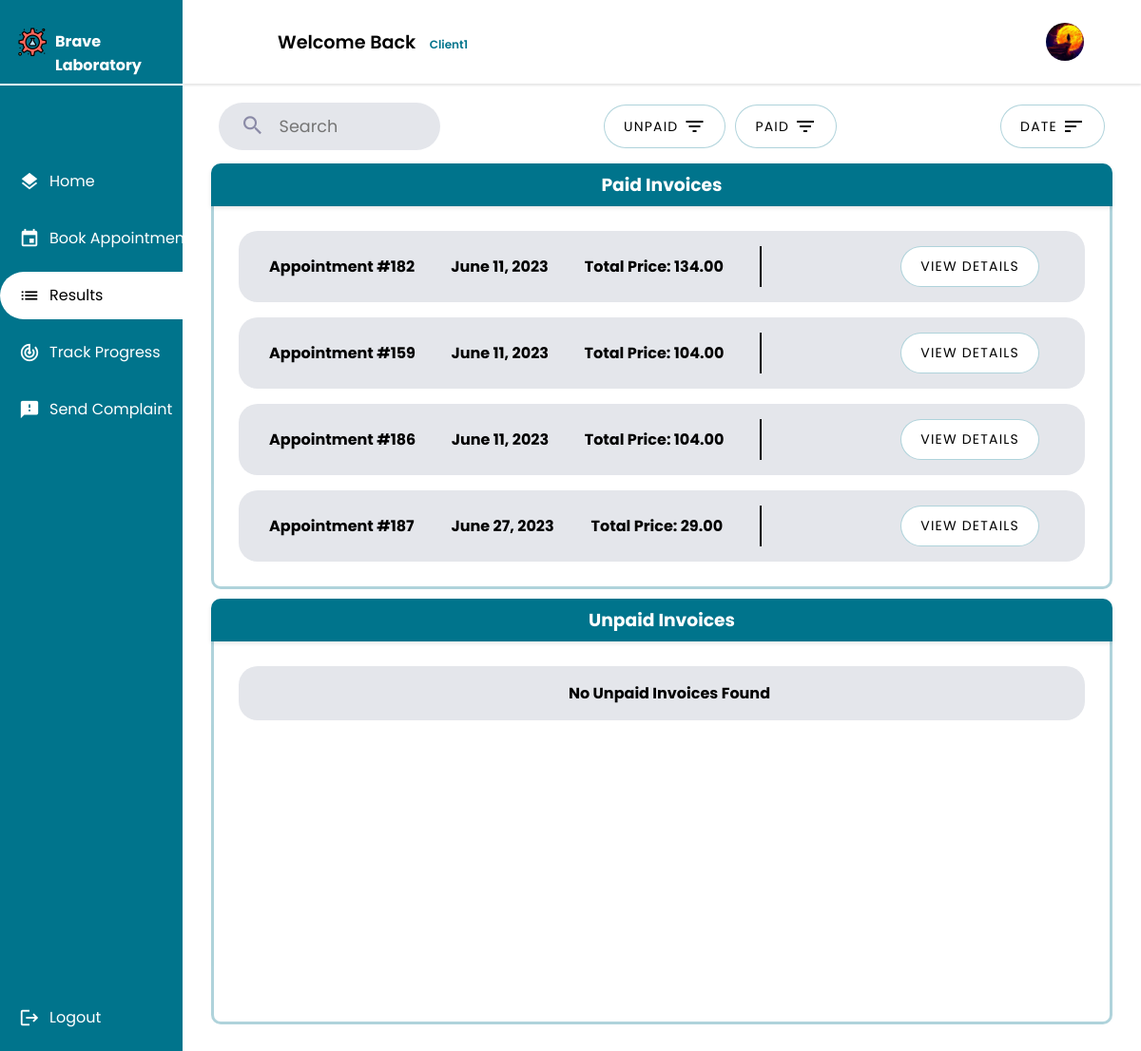
Page /client/results/ (signed in) on the committed database.
### client/models.py (models this page shows, shortened)
class Client(models.Model):
    GENDERS =[
        ('M','Male'),
        ('F','Female')
    ]
    BLOOD_TYPES = [
        ('A+', 'A+'),
        ('A-', 'A-'),
        ('B+', 'B+'),
        ('B-', 'B-'),
        ('AB+', 'AB+'),
        ('AB-', 'AB-'),
        ('O+', 'O+'),
        ('O-', 'O-')
    ]
    user = models.OneToOneField(User, primary_key = True, on_delete=models.CASCADE)
    phone_number = models.CharField(max_length=10,validators=[phone_regex])
    gender = models.CharField(max_length = 1 ,choices = GENDERS)
    address = models.CharField(max_length=50)
    policy = models.BooleanField(default = False)
    profile_pic = models.ImageField(default="default.png", upload_to="profile_pics")
    date_of_birth = models.DateField(default='2003-03-08')
    tests_made = models.PositiveIntegerField(default=0)
    blood_type = models.CharField(max_length=3, choices=BLOOD_TYPES,null=True,blank=True)
    class Meta():
        db_table = 'auth_client'

### main_home/models.py (models this page shows, shortened)
class Invoice(models.Model):
    PRE_PAY = 'PP'
    ON_RECEIVE = 'OR'
    PAYMENT_CHOICES = [
        (PRE_PAY, 'Pre-Pay'),
        (ON_RECEIVE, 'On-Receive'),
    ]
    report = models.OneToOneField(Report, on_delete=models.CASCADE)
    creation_time = models.DateField(auto_now_add=True)
    total_price = models.DecimalField(max_digits=10, decimal_places=2)
    payment_status = models.BooleanField(default=False)
    client = models.ForeignKey(Client, on_delete=models.CASCADE)
    laboratory = models.ForeignKey(Laboratory, on_delete=models.CASCADE)
    class Meta:
        db_table = 'invoice'

class Report(models.Model):
    test_result = models.OneToOneField(TestResult, on_delete=models.CASCADE)
    creation_time = models.DateTimeField(auto_now_add=True)
    description = models.CharField(max_length=100000, null=True, blank=True)
    class Meta:
        db_table = 'report'

class TestResult(models.Model):
    request = models.OneToOneField(AnalysisRequest, on_delete=models.CASCADE)
    creation_time = models.DateTimeField(auto_now_add=True)
    duration = models.DurationField(null=True, blank=True)
    approved = models.BooleanField(default=False)
    class Meta:
        db_table = 'test_result'

class AnalysisRequest(models.Model):
    PENDING = 'pending'
    WORKING_ON = 'working-on'
    FINISHED = 'finished'
    STATUS_CHOICES = [
        (PENDING, 'Pending'),
        (WORKING_ON, 'Working On'),
        (FINISHED, 'Finished'),
    ]
    appointment = models.OneToOneField(Appointment, on_delete=models.CASCADE)
    nurse = models.ForeignKey(Nurse, on_delete=models.CASCADE)
    tests = models.ManyToManyField(Test, blank=True)
    creation_time = models.DateTimeField(auto_now_add=True)
    start_time = models.DateTimeField(null=True, blank=True)
    finish_time = models.DateTimeField(null=True, blank=True)
    accepted = models.BooleanField(default=False)
    finished = models.BooleanField(default=False)
    status =  models.CharField(max_length=45, choices=STATUS_CHOICES, default=PENDING)
    class Meta:
        db_table = 'analysis_request'

class Appointment(models.Model):
    UPCOMING = 'Upcoming'
    TOMORROW = 'Tommorow'
    TODAY = 'Today'
    OVERDUE = 'Overdue'
    STATUS_CHOICES = [
        (UPCOMING, 'Upcoming'),
        (TOMORROW, 'Tommorow'),
        (TODAY, 'Today'),
        (OVERDUE, 'Overdue'),
    ]
    client = models.ForeignKey(Client, on_delete=models.CASCADE)
    tests_requested = models.ManyToManyField(TestOffered, blank=True)
    date = models.DateField(validators=[validate_date_not_past])
    description = models.CharField(max_length=1000,blank=True)
    document = models.ImageField(null=True,blank=True,upload_to='medical_documents')
    total_price = models.DecimalField(max_digits=10, decimal_places=2)
    payment_status = models.BooleanField(default=False)
    arrived = models.BooleanField(default=False)
    cancelled = models.BooleanField(default=False)
    performed = models.BooleanField(default=False)
    urgent = models.BooleanField(default=False)
    class Meta:
        db_table = 'appointment'

### client/views.py (the view, shortened to what this page needs)
# urls.py: path("results/",views.result_list,name="test_result_list"),
@login_required
@permission_required('client.view_client', raise_exception=True)
def result_list(request):
    test_result = Invoice.objects.all().order_by('creation_time')
    if not (request.GET.get('date')) :
        sort_date = 'True'
    invoices = test_result.filter(client=request.user.client, payment_status=True).all()
    unpaid_invoices = test_result.filter(client=request.user.client, payment_status=False).all()
    state = request.GET.get('state')
    if state != "all" :
        if state == "unpaid" :
            context = {
                'unpaid_invoices': unpaid_invoices,
                'sort_date':sort_date,
                'state':state,
            }
            return render(request,'client/result/result_list.html',context)
        if state == "paid" :
            context = {
                'invoices': invoices,
                'sort_date':sort_date,
                'state':state,
            }
            return render(request,'client/result/result_list.html',context)
    state = 'all'
    context = {
        'invoices': invoices,
        'unpaid_invoices': unpaid_invoices,
        'sort_date':sort_date,
        'state':state,
    }
    return render(request,'client/result/result_list.html', context)

### client/templates/client/result/result_list.html (shortened to what this page needs)
{% extends 'client/client.html' %}
{% load static %}
{% block main %}
<div class="Container">
    <div class="header ">
        <div class="search">
            <form class="search-bar" method="post" >
                <button type="submit" name="search">
                    <span class="material-icons search-icon">
                        </span>
                </button>
                <input class="search-bar-input" id="search" name="search" placeholder="Search" required="" type="text">
            </form>
        </div>
        <div class="header ">
            <div class="nurse">
            <a href="{% url "client_result_list" %}?state=unpaid">
                <button class="list-button filter">
                    <span>Unpaid</span>
                    <span class="material-icons">filter_list</span>
                </button>
            </a>
            <a href="{% url "client_result_list" %}?state=paid">
                    <button class="list-button filter">
                    <span>Paid</span>
                    <span class="material-icons">filter_list</span>
                </button>
            </a>
            </div>
        </div>
        <div class="nurse">
            <a href="{% url "client_result_list" %}?date={{sort_date}}&state={{state}}">
                <button class="list-button filter">
                    <span>Date</span>
                    <span class="material-icons">sort</span>
                </button>
            </a>
        </div>
    </div>
    {% if invoices is not None %}
    {% if invoices %}
    <div class="userlistcl">
            <div class="infoheadercl">
                <h3>Paid Invoices</h3>
            </div>
        <div class="userscontianercl">
            <div class= "scrollcl">
                <ul>
                {% for invoice in invoices %}
                <li class="app1">
                    <span><strong>Appointment #{{ invoice.report.test_result.request.appointment.id }}</strong></span>
                    <span><strong>{{ invoice.creation_time }}</strong></span>
                    <span><strong>Total Price: {{ invoice.total_price }}</strong></span>
                    <div class="buttons">
                        <button class="list-button"><a class="list-links" href="{% url 'client_result_detail' invoice.id  %}">View Details</a></button>
                    </div>
                </li>
                {% endfor %}
                </ul>
            </div>
        </div>
    </div>
    {% endif %}
    {% endif %}
        {% if unpaid_invoices is not None %}
        {% if unpaid_invoices %}
        <div class="userlistcl">
                    <div class="infoheadercl">
                        <h3>Unpaid Invoices</h3>
                    </div>
            <div class="userscontianercl">
                <div class= "scrollcl">
                    <ul>
                        {% for invoice in unpaid_invoices %}
                        <li class="app1">
                            <span><strong>Appointment #{{ invoice.report.test_result.request.appointment.id }}</strong></span>
                            <span><strong>{{ invoice.creation_time }}</strong></span>
                            <span><strong>Total Price: {{ invoice.total_price }}</strong></span>
                            <div class="buttons">
                                <button class="list-button"><a class="list-links" href="{% url 'online_pay' invoice.id  %}">Online Pay</a></button>
                            </div>
                        </li>
                        {% endfor %}
                    </ul>
                </div>
            </div>
        </div>
        {% else %}
        <div class="userlistcl">
            <div class="infoheadercl">
                <h3>Unpaid Invoices</h3>
                </div>
            <div class="userscontianercl">
                <div class= "scrollcl">
                    <ul class="lists">
                        <li class="app1">
                            <span><strong>No Unpaid Invoices Found</strong></span>
                        </li>
                    </ul>
                </div>
            </div>
        </div>
        {% endif %}
        {% endif %}
</div>
{% endblock main %}

### main_home/templates/main_home/actors_base.html (shortened to what this page needs)
{% extends 'main_home/base.html' %}
{% load static %}
{% block css %}
        <link rel="stylesheet" href="{% static 'css/resources/google_icons.css' %}">
        <link rel="stylesheet" href="{% static 'css/resources/font-awesome.all.min.css' %}">
        <link rel="stylesheet" href="{% static 'css/actors.css' %}" />
{% endblock css %}
{% block content %}
    <div class="container">
        <header>
            <div class="wlc">
                <h1>Welcome Back&nbsp;<span class="smaller-text">{{user.username}}</span></h1>
            </div>
            <div class="Left">
                <ul class="DROPS">
                    {% if user.groups.first.name == 'client' %}
                    <li class="profile-header"><a class="profile-pic-container" onclick="showElement()"><img class="profile-pic" alt="profile_pic" src="{{ user.client.profile_pic.url }}"></img><i class="fa-solid fa-chevron-down"></i></a>
                    {% endif %}
                        </li>
                    </ul>
                </div>
        </header>
        <div class="Main">
            {% block main %}{% endblock main %}
        </div>
    </div>
    <div class="nav-header">
        <a class="logo" href="{% url user.groups.first.name %}">
            <img alt='logo' src="{% static 'img/logo.png' %}">
            <span><strong>Brave Laboratory</strong></span>
        </a>
    </div>
    <nav>
        <ul>
            {% block sidebar %}{% endblock sidebar %}
            <li class="end">
                <a href='{% url 'logout' %}'>
                    <span class="material-icons emoji">logout</span>
                    <span class="nav-item">Logout</span>
                </a>
            </li>
        </ul>
    </nav>
{% endblock content %}

### static/css/actors.css (style rules this page uses)
* { font-family: 'Poppins', sans-serif; margin: 0; padding: 0; }
body { background-color: #fff; overflow-y: scroll; }
ul { list-style-type: none; }
.container { text-align: center; float: right; width: 100%; height: 90vh; }
header { position: fixed; top: 0; left: 0; right: 0; z-index: 1; width: 84vw; height: 11vh; background-color: rgb(255, 255, 255); display: flex; align-items: center; justify-content: space-between; margin-left: auto; box-shadow: 0px 2px 2px rgba(0, 0, 0, 0.1); }
.Main { display: flex; justify-content: center; margin-top: 9.5vh; margin-left: 16vw; padding-top: 1.5%; padding-bottom: 1.5%; }
.Container { font-size: 16px; width:100%; height: 100%; margin: 0 20px; border-radius: 20px; background-color: white; padding-left: 10px; padding-right: 10px; }
.wlc { margin-left: 100px; }
.wlc h1 { font-size: 1.2rem; }
.Left { float: right; display: flex; align-items: center; flex-direction: row; justify-content: space-between; gap: 40px; margin-right: 15px; }
.DROPS { display: flex; align-items: center; justify-content: center; flex-direction: row; gap: 50px; }
.DROPS a { width: auto; height: auto; padding: 50px; text-decoration: none; color: black; padding: 1px; }
.DROPS li { padding: 20px; list-style: none; }
.DROPS .profile-header { width: auto; border-radius: 30px; height: 20px; display: flex; justify-content: center; align-items: center; cursor: pointer; }
.nav-header { position: fixed; left: 0; z-index: 1; top: 0; bottom: 89vh; background-color: #00748c ; width: 16vw; height: 11vh; overflow: hidden; box-shadow: 0px 4px 4px rgb(255, 255, 255); }
.nav-header a { position: relative; color: white; padding-left: 18px; width: 15vw; }
nav { position: fixed; left: 0; z-index: 1; top: 11.2vh; bottom: 0; background-color: #00748c; width: 16vw; overflow: hidden; }
.logo { display: flex; transition: all 0.5s ease; margin-top: 3.5vh; padding-right: 0 !important; width: 100%; gap: 8px; }
.logo span { font-size: 1rem; padding-top: 3px; }
.logo img { height: 32px; }
nav a { position: relative; color: white; display: table; padding-left: 20px; padding-right: 30px; width: 15vw; }
nav .material-icons { position: relative; top: 14px; font-size: 22px !important; }
nav ul { margin-top: 40%; }
.nav-item { position: relative; top: 8px; margin-left: 10px; }
nav ul li { transition: 0.4s; width: auto; margin-bottom: 10px; }
.end { position: fixed; bottom: 0; transition: 0.4s; width: auto; margin-bottom: 10px; }
nav ul li::after { content: ''; display: block; position: relative; left: 0; width: 5px; height: 100%; }
.profile-pic { width: 40px; height: 40px; border-radius: 50%; cursor: pointer; object-fit: cover; }
header h1 { font-weight: 600; }
a { text-decoration: none; }
nav a { height: 50px; }
.search { width: 25%; position: relative; display: flex; cursor: pointer; }
.search span { font-size: 26px; }
.search-bar button { border: none; background: none; color: #8b8ba7; }
.search-bar { --timing: 0.3s; --width-of-input: 240px; --height-of-input: 50px; --border-height: 2px; --input-bg: #fff; --border-color: #00748c; --border-radius: 30px; --after-border-radius: 1px; position: relative; width: var(--width-of-input); height: var(--height-of-input); display: flex; align-items: center; padding-inline: 0.8em; border-radius: var(--border-radius); transition: border-radius 0.5s ease; background: var(--input-bg, #fff); background-color: #E4E6EB; }
.search-bar-input { font-size: 1.1rem; background-color: transparent; width: 100%; height: 100%; padding-inline: 0.5em; padding-block: 0.7em; border: none; }
.search-bar:before { content: ""; position: absolute; background: var(--border-color); transform: scaleX(0); transform-origin: center; width: 100%; height: var(--border-height); left: 0; bottom: 0; border-radius: 1px; transition: transform var(--timing) ease; }
.search-bar .search-icon { margin-top: 3px; margin-right: 6px; margin-left: 10px; }
.profile-pic-container { display: flex; justify-content: center; align-items: center; gap: 12px; }
.profile-pic-container i { cursor: pointer !important; }

### static/css/lists/ap_list.css (style rules this page uses)
.app1 .buttons { width: 260px; display: flex; justify-content: right; gap: 10px; }

### main_home/templates/main_home/actors_base.html (style rules this page uses)
.smaller-text { font-size: 12px; margin-left: 10px; color: #00748c; text-transform: capitalize; }

### rows in the picture
Invoice: report.test_result.request.appointment.id "182", creation_time "June 11, 2023", total_price "134.00"
Invoice: report.test_result.request.appointment.id "159", creation_time "June 11, 2023", total_price "104.00"
Invoice: report.test_result.request.appointment.id "186", creation_time "June 11, 2023", total_price "104.00"
Invoice: report.test_result.request.appointment.id "187", creation_time "June 27, 2023", total_price "29.00"

### other values in the picture
{{ user.username }} "Client1"
